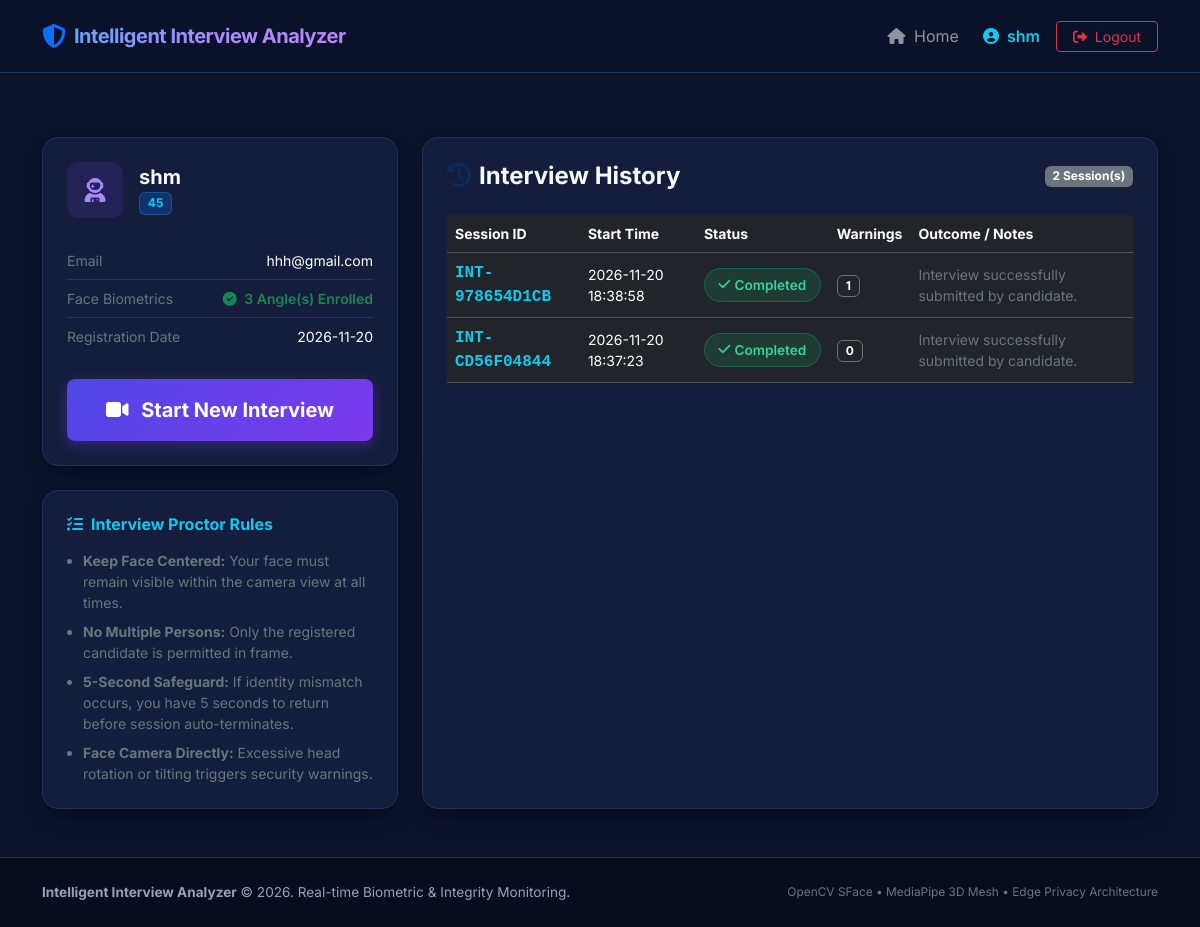
The app's page /candidate/dashboard (signed in) with its own data.
### tables this page shows
CREATE TABLE candidates (
        id INTEGER PRIMARY KEY AUTOINCREMENT,
        candidate_id TEXT UNIQUE NOT NULL,
        full_name TEXT NOT NULL,
        email TEXT UNIQUE NOT NULL,
        password_hash TEXT NOT NULL,
        created_at TIMESTAMP DEFAULT CURRENT_TIMESTAMP
    );

CREATE TABLE interviews (
        id INTEGER PRIMARY KEY AUTOINCREMENT,
        session_id TEXT UNIQUE NOT NULL,
        candidate_id TEXT NOT NULL,
        status TEXT NOT NULL DEFAULT 'in_progress', -- 'in_progress', 'completed', 'terminated'
        start_time TIMESTAMP DEFAULT CURRENT_TIMESTAMP,
        end_time TIMESTAMP,
        warning_count INTEGER DEFAULT 0,
        termination_reason TEXT,
        final_notes TEXT,
        FOREIGN KEY (candidate_id) REFERENCES candidates(candidate_id) ON DELETE CASCADE
    );

### routes/candidate.py (the view)
    def wrapper(*args, **kwargs):
        if session.get('user_type') != 'candidate' or not session.get('candidate_id'):
            flash("Please log in to access the candidate portal.", "warning")
            return redirect(url_for('auth.login'))
        return view_func(*args, **kwargs)

### database/db.py (called while the page is built)
def get_db_connection():
    conn = sqlite3.connect(Config.DATABASE, timeout=10.0)
    conn.row_factory = sqlite3.Row
    conn.execute("PRAGMA foreign_keys = ON")
    return conn

def get_candidate_embeddings(candidate_id):
    conn = get_db_connection()
    cursor = conn.cursor()
    cursor.execute("""
    SELECT embedding_json, angle_label FROM face_embeddings WHERE candidate_id = ?
    """, (candidate_id,))
    rows = cursor.fetchall()
    conn.close()
    embeddings = []
    for r in rows:
        try:
            vec = json.loads(r['embedding_json'])
            embeddings.append(np.array(vec, dtype=np.float32))
        except Exception as e:
            print(f"Error parsing embedding: {e}")
    return embeddings

def get_candidate(candidate_id):
    conn = get_db_connection()
    cursor = conn.cursor()
    cursor.execute("SELECT * FROM candidates WHERE candidate_id = ?", (candidate_id,))
    row = cursor.fetchone()
    conn.close()
    return dict(row) if row else None

def get_active_interview_for_candidate(candidate_id):
    conn = get_db_connection()
    cursor = conn.cursor()
    cursor.execute("""
    SELECT * FROM interviews
    WHERE candidate_id = ? AND status = 'in_progress'
    ORDER BY start_time DESC LIMIT 1
    """, (candidate_id,))
    row = cursor.fetchone()
    conn.close()
    return dict(row) if row else None

### routes/candidate.py (called while the page is built)
def candidate_login_required(view_func):
    def wrapper(*args, **kwargs):
        if session.get('user_type') != 'candidate' or not session.get('candidate_id'):
            flash("Please log in to access the candidate portal.", "warning")
            return redirect(url_for('auth.login'))
        return view_func(*args, **kwargs)
    wrapper.__name__ = view_func.__name__
    return wrapper

### templates/dashboard.html (shortened to what this page needs)
{% extends "base.html" %}
{% block content %}
<div class="container py-5">
  <div class="row g-4">
    <div class="col-lg-4">
      <div class="custom-card p-4 mb-4">
        <div class="d-flex align-items-center gap-3 mb-4">
          <div class="feature-icon mb-0" style="width: 56px; height: 56px; font-size: 1.5rem;">
            <i class="fa-solid fa-user-astronaut"></i>
          </div>
          <div>
            <h5 class="fw-bold mb-0">{{ profile.full_name }}</h5>
            <span class="badge bg-primary bg-opacity-25 text-info border border-info border-opacity-25">
              {{ profile.candidate_id }}
            </span>
          </div>
        </div>
        <div class="list-group list-group-flush small mb-4">
          <div class="list-group-item bg-transparent text-secondary d-flex justify-content-between px-0 border-secondary border-opacity-25">
            <span>Email</span>
            <span class="text-white">{{ profile.email }}</span>
          </div>
          <div class="list-group-item bg-transparent text-secondary d-flex justify-content-between px-0 border-secondary border-opacity-25">
            <span>Face Biometrics</span>
            <span class="text-success fw-semibold">
              <i class="fa-solid fa-check-circle me-1"></i> {{ embedding_count }} Angle(s) Enrolled
            </span>
          </div>
          <div class="list-group-item bg-transparent text-secondary d-flex justify-content-between px-0 border-secondary border-opacity-25">
            <span>Registration Date</span>
            <span class="text-white">{{ profile.created_at[:10] if profile.created_at else 'Active' }}</span>
          </div>
        </div>
        {% if active_interview %}
          <div class="p-3 rounded-3 bg-warning bg-opacity-10 border border-warning border-opacity-25 mb-3 text-warning small">
            <i class="fa-solid fa-triangle-exclamation me-1"></i> You have an active interview session in progress.
          </div>
          <a href="{{ url_for('interview.session_view', session_id=active_interview.session_id) }}" class="btn btn-warning w-100 fw-bold py-2">
            <i class="fa-solid fa-play me-2"></i> Resume Interview Session
          </a>
        {% else %}
          <a href="{{ url_for('interview.start') }}" class="btn btn-primary-gradient w-100 fw-bold py-3 fs-5">
            <i class="fa-solid fa-video me-2"></i> Start New Interview
          </a>
        {% endif %}
      </div>
      <div class="custom-card p-4">
        <h6 class="fw-bold text-info mb-3"><i class="fa-solid fa-list-check me-2"></i>Interview Proctor Rules</h6>
        <ul class="small text-secondary ps-3 mb-0 d-flex flex-column gap-2">
          <li><strong>Keep Face Centered:</strong> Your face must remain visible within the camera view at all times.</li>
          <li><strong>No Multiple Persons:</strong> Only the registered candidate is permitted in frame.</li>
          <li><strong>5-Second Safeguard:</strong> If identity mismatch occurs, you have 5 seconds to return before session auto-terminates.</li>
          <li><strong>Face Camera Directly:</strong> Excessive head rotation or tilting triggers security warnings.</li>
        </ul>
      </div>
    </div>
    <div class="col-lg-8">
      <div class="custom-card p-4 h-100">
        <div class="d-flex justify-content-between align-items-center mb-4">
          <h4 class="fw-bold mb-0"><i class="fa-solid fa-clock-rotate-left me-2 text-primary-emphasis"></i>Interview History</h4>
          <span class="badge bg-secondary">{{ interviews|length }} Session(s)</span>
        </div>
        {% if interviews %}
          <div class="table-responsive">
            <table class="table table-dark table-hover align-middle mb-0">
              <thead class="text-secondary small">
                <tr>
                  <th>Session ID</th>
                  <th>Start Time</th>
                  <th>Status</th>
                  <th>Warnings</th>
                  <th>Outcome / Notes</th>
                </tr>
              </thead>
              <tbody>
                {% for itv in interviews %}
                  <tr>
                    <td class="fw-bold text-info font-monospace">{{ itv.session_id }}</td>
                    <td class="small">{{ itv.start_time }}</td>
                    <td>
                      {% if itv.status == 'completed' %}
                        <span class="status-pill status-pill-green"><i class="fa-solid fa-check me-1"></i> Completed</span>
                      {% elif itv.status == 'terminated' %}
                        <span class="status-pill status-pill-red"><i class="fa-solid fa-ban me-1"></i> Terminated</span>
                      {% else %}
                        <span class="status-pill status-pill-yellow"><i class="fa-solid fa-spinner fa-spin me-1"></i> In Progress</span>
                      {% endif %}
                    </td>
                    <td>
                      <span class="badge bg-dark border border-secondary text-white">{{ itv.warning_count }}</span>
                    </td>
                    <td class="small text-secondary">
                      {% if itv.termination_reason %}
                        <span class="text-danger fw-semibold">{{ itv.termination_reason }}</span>
                      {% elif itv.final_notes %}
                        <span>{{ itv.final_notes }}</span>
                      {% else %}
                        <span>-</span>
                      {% endif %}
                    </td>
                  </tr>
                {% endfor %}
              </tbody>
            </table>
          </div>
        {% else %}
          <div class="text-center py-5 text-secondary">
            <i class="fa-solid fa-clipboard-question fs-1 mb-3 text-muted"></i>
            <p>No interview sessions recorded yet.</p>
            <a href="{{ url_for('interview.start') }}" class="btn btn-outline-info btn-sm">Start Your First Interview</a>
          </div>
        {% endif %}
      </div>
    </div>
  </div>
</div>
{% endblock %}

### templates/base.html (shortened to what this page needs)
<!DOCTYPE html>
<html lang="en">
<head>
  <link href="https://cdn.jsdelivr.net/npm/bootstrap@5.3.3/dist/css/bootstrap.min.css" rel="stylesheet">
  <link rel="stylesheet" href="https://cdnjs.cloudflare.com/ajax/libs/font-awesome/6.5.2/css/all.min.css">
  <link rel="stylesheet" href="{{ url_for('static', filename='css/style.css') }}">
</head>
<body>
  <nav class="navbar navbar-expand-lg navbar-dark navbar-custom sticky-top py-3">
    <div class="container">
      <a class="navbar-brand d-flex align-items-center gap-2" href="{{ url_for('index') }}">
        <i class="fa-solid fa-shield-halved text-primary fs-4"></i>
        <span class="brand-title fs-5">Intelligent Interview Analyzer</span>
      </a>
      <div class="collapse navbar-collapse" id="navContent">
        <ul class="navbar-nav ms-auto align-items-center gap-2">
          <li class="nav-item">
            <a class="nav-link" href="{{ url_for('index') }}"><i class="fa-solid fa-house me-1"></i> Home</a>
          </li>
          {% if session.get('user_type') == 'candidate' %}
            <li class="nav-item">
              <a class="nav-link text-info fw-semibold" href="{{ url_for('candidate.dashboard') }}">
                <i class="fa-solid fa-user-circle me-1"></i> {{ session.get('full_name', 'Candidate') }}
              </a>
            </li>
            <li class="nav-item">
              <a class="btn btn-outline-danger btn-sm px-3" href="{{ url_for('auth.logout') }}">
                <i class="fa-solid fa-right-from-bracket me-1"></i> Logout
              </a>
            </li>
          {% endif %}
        </ul>
      </div>
    </div>
  </nav>
  <main class="flex-grow-1">
    {% block content %}{% endblock %}
  </main>
  <footer class="py-4 text-center">
    <div class="container">
      <div class="d-flex flex-column flex-md-row justify-content-between align-items-center gap-2">
        <div>
          <strong>Intelligent Interview Analyzer</strong> &copy; 2026. Real-time Biometric & Integrity Monitoring.
        </div>
        <div class="text-secondary small">
          OpenCV SFace &bull; MediaPipe 3D Mesh &bull; Edge Privacy Architecture
        </div>
      </div>
    </div>
  </footer>
</body>
</html>

### static/css/style.css (style rules this page uses)
:root { --navy-darkest: #070d1e; --navy-dark: #0b132b; --navy-card: #141e3c; --navy-border: #23315a; --purple-accent: #7c3aed; --purple-glow: rgba(124, 58, 237, 0.35); --blue-accent: #2563eb; --cyan-accent: #06b6d4; --text-primary: #f8fafc; --text-muted: #94a3b8; --green-status: #10b981; --yellow-status: #f59e0b; --red-status: #ef4444; }
body { background-color: var(--navy-dark); color: var(--text-primary); font-family: 'Inter', system-ui, -apple-system, BlinkMacSystemFont, "Segoe UI", Roboto, sans-serif; min-height: 100vh; display: flex; flex-direction: column; }
.navbar-custom { background: rgba(11, 19, 43, 0.92); backdrop-filter: blur(12px); border-bottom: 1px solid var(--navy-border); }
.brand-title { font-weight: 700; letter-spacing: -0.5px; background: linear-gradient(135deg, #60a5fa, #a78bfa, #c084fc); -webkit-background-clip: text; -webkit-text-fill-color: transparent; }
.custom-card { background: var(--navy-card); border: 1px solid var(--navy-border); border-radius: 1rem; box-shadow: 0 10px 25px -5px rgba(0, 0, 0, 0.3), 0 8px 10px -6px rgba(0, 0, 0, 0.2); transition: transform 0.2s ease, box-shadow 0.2s ease; }
.btn-primary-gradient { background: linear-gradient(135deg, #4f46e5 0%, #7c3aed 100%); color: #ffffff; border: none; font-weight: 600; border-radius: 0.5rem; box-shadow: 0 4px 14px 0 var(--purple-glow); transition: all 0.25s ease; }
.status-pill { display: inline-flex; align-items: center; padding: 0.35rem 0.85rem; border-radius: 9999px; font-weight: 600; font-size: 0.85rem; }
.status-pill-green { background: rgba(16, 185, 129, 0.15); color: #34d399; border: 1px solid rgba(16, 185, 129, 0.3); }
.feature-icon { width: 52px; height: 52px; display: flex; align-items: center; justify-content: center; border-radius: 0.75rem; background: rgba(124, 58, 237, 0.15); color: #a78bfa; font-size: 1.4rem; margin-bottom: 1rem; }
footer { margin-top: auto; border-top: 1px solid var(--navy-border); background: var(--navy-darkest); color: var(--text-muted); font-size: 0.85rem; }

### records on screen
candidates: get "shm", full_name "shm", candidate_id "45", email "hhh@gmail.com", created_at "2026-11-20"
interviews: session_id "INT-978654D1CB", start_time "2026-11-20 18:38:58", status "completed" (drawn), warning_count "1", final_notes "Interview successfully submitted by candidate."
interviews: session_id "INT-CD56F04844", start_time "2026-11-20 18:37:23", status "completed" (drawn), warning_count "0", final_notes "Interview successfully submitted by candidate."

### other values on screen
{{ embedding_count }} "3"
{{ interviews|length }} "2"
